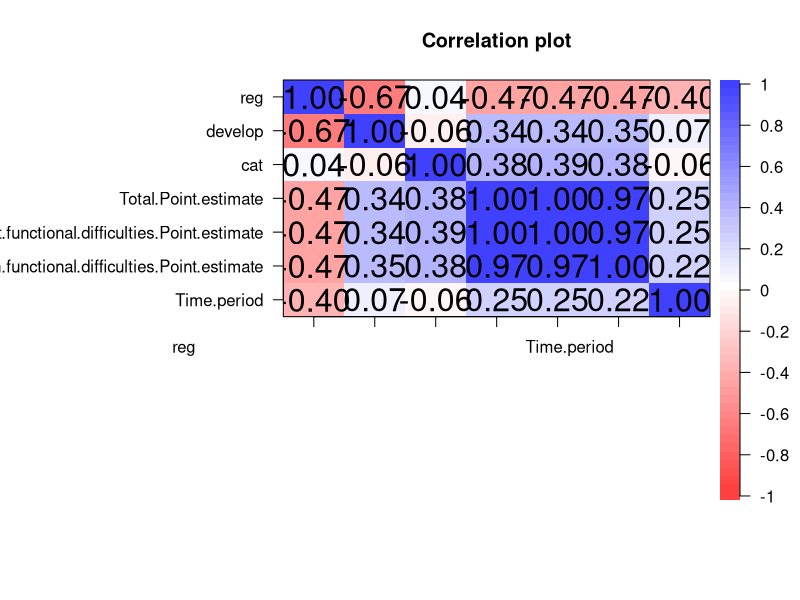
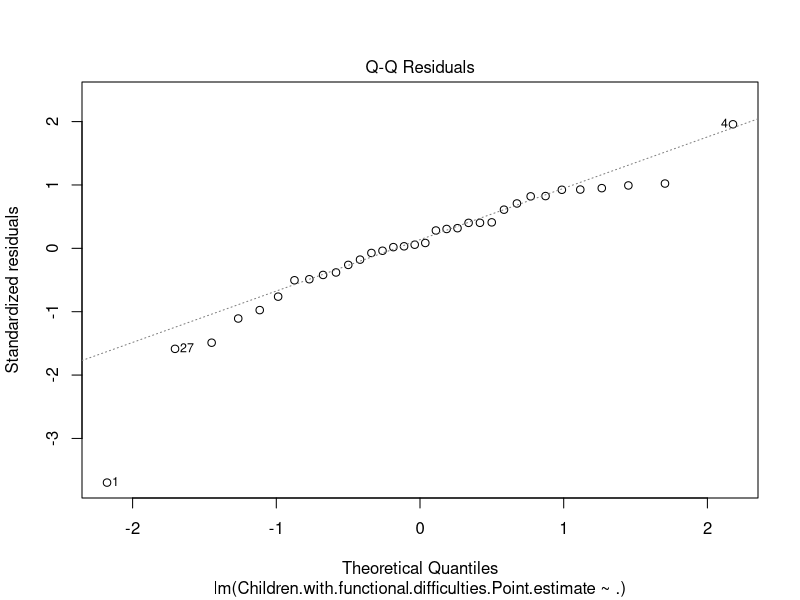
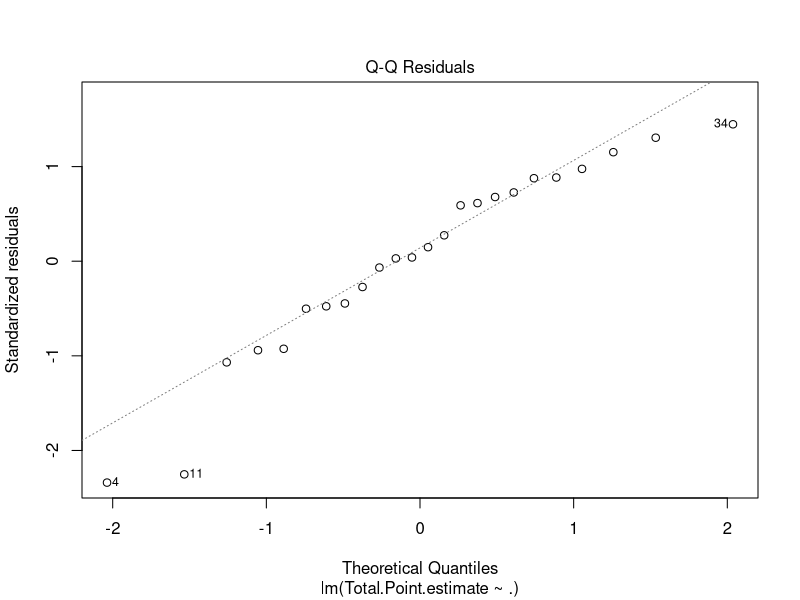
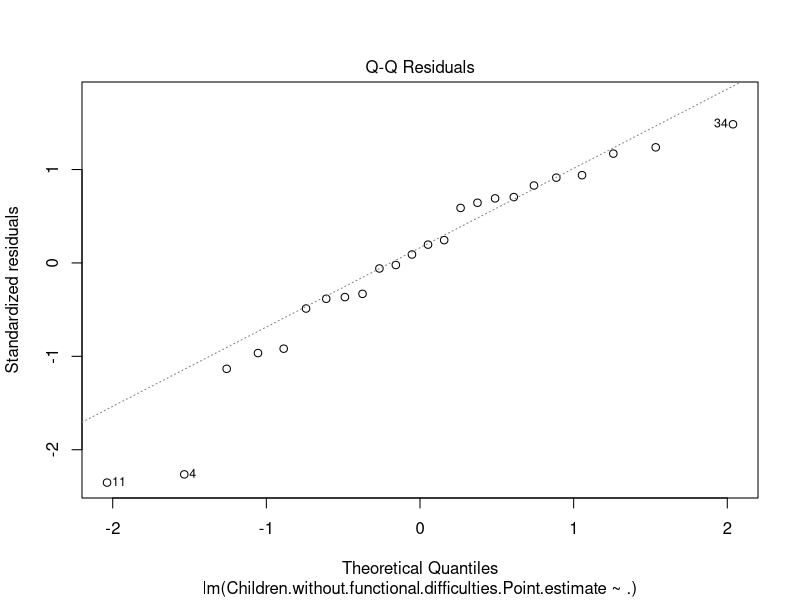
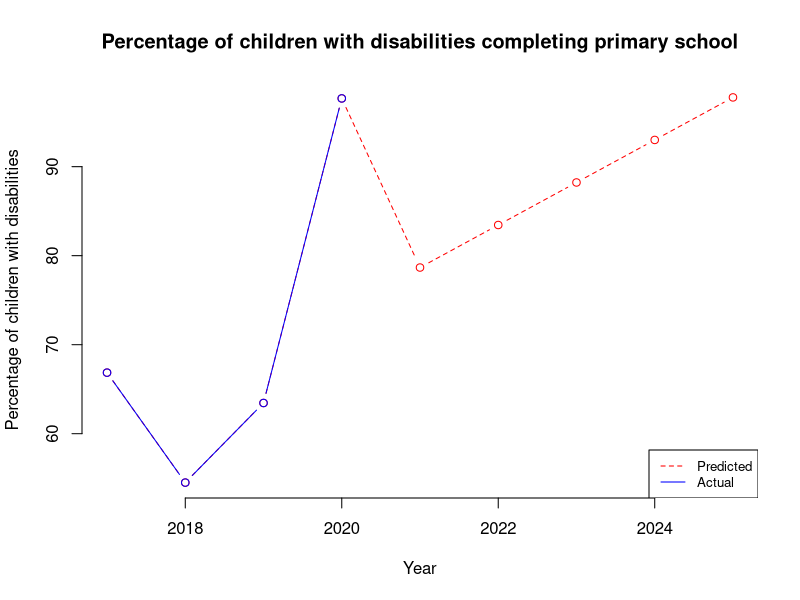

Here is the R script that generated these plots, in order:
library(psych)
library(caret)
library(dplyr)
library(car)
library(Metrics)

comp=read.csv("CompletionRate.csv")
dt2=subset(comp,select = c(reg,develop,cat,
                          Total.Point.estimate,Children.without.functional.difficulties.Point.estimate,
                          Children.with.functional.difficulties.Point.estimate,Time.period))
corPlot(cor(dt2))

set.seed(4)
split1<- sample(c(rep(0, 0.7 * nrow(dt2)), rep(1, 0.3 * nrow(dt2))))
table(split1)
train=dt2[split1==0,]
test=dt2[split1==1,]

model=lm(Children.with.functional.difficulties.Point.estimate~.,data = train)
dt2Pred=predict(model,test)

rmse(test$Children.with.functional.difficulties.Point.estimate, dt2Pred)
#[1] 3.672523

model=lm(Children.with.functional.difficulties.Point.estimate~.,data = dt2)

summary(model)
# Call:
#   lm(formula = Children.with.functional.difficulties.Point.estimate ~ 
#        ., data = dt2)
# 
# Residuals:
#   Min       1Q   Median       3Q      Max 
# -12.5565  -1.3738   0.2188   2.1148   6.0268 
# 
# Coefficients:
#   Estimate Std. Error t value Pr(>|t|)    
# (Intercept)                                             1598.1098  1566.4485   1.020    0.317    
# reg                                                       -0.4640     0.9933  -0.467    0.644    
# develop                                                    0.8661     1.7755   0.488    0.630    
# cat                                                        1.0943     1.4333   0.764    0.452    
# Total.Point.estimate                                       5.3968     0.6260   8.621 3.09e-09 ***
#   Children.without.functional.difficulties.Point.estimate   -4.4597     0.6327  -7.049 1.41e-07 ***
#   Time.period                                               -0.7904     0.7748  -1.020    0.317    
# ---
#   Signif. codes:  0 '***' 0.001 '**' 0.01 '*' 0.05 '.' 0.1 ' ' 1
# 
# Residual standard error: 3.663 on 27 degrees of freedom
# Multiple R-squared:  0.9822,	Adjusted R-squared:  0.9782 
# F-statistic: 248.2 on 6 and 27 DF,  p-value: < 2.2e-16


plot(model,2)
#require regression for tpe
dt2_tpe=subset(train,select = -c(Children.without.functional.difficulties.Point.estimate,Children.with.functional.difficulties.Point.estimate))
model_tpe=lm(Total.Point.estimate~.,data = dt2_tpe)
summary(model_tpe)
# Call:
#   lm(formula = Total.Point.estimate ~ ., data = dt2_tpe)
# 
# Residuals:
#   Min      1Q  Median      3Q     Max 
# -45.702  -8.841   1.787  14.291  24.651 
# 
# Coefficients:
#   Estimate Std. Error t value Pr(>|t|)
# (Intercept) -10924.550  10080.990  -1.084    0.292
# reg             -6.964      6.607  -1.054    0.305
# develop          5.070     14.022   0.362    0.722
# cat             13.258      8.716   1.521    0.145
# Time.period      5.453      4.990   1.093    0.288
# 
# Residual standard error: 21.02 on 19 degrees of freedom
# Multiple R-squared:  0.3343,	Adjusted R-squared:  0.1942 
# F-statistic: 2.386 on 4 and 19 DF,  p-value: 0.08746
plot(model_tpe,2)

#require regression for cwithout
dt2_cthout=subset(train,select = -c(Total.Point.estimate,Children.with.functional.difficulties.Point.estimate))
model_cthout=lm(Children.without.functional.difficulties.Point.estimate~.,data=dt2_cthout)
summary(model_cthout)
# Call:
#   lm(formula = Children.without.functional.difficulties.Point.estimate ~ 
#        ., data = dt2_cthout)
# 
# Residuals:
#   Min      1Q  Median      3Q     Max 
# -45.370  -7.328   2.680  13.737  23.080 
# 
# Coefficients:
#   Estimate Std. Error t value Pr(>|t|)
# (Intercept) -10719.081   9954.950  -1.077    0.295
# reg             -6.582      6.524  -1.009    0.326
# develop          5.944     13.847   0.429    0.673
# cat             13.218      8.607   1.536    0.141
# Time.period      5.350      4.928   1.086    0.291
# 
# Residual standard error: 20.76 on 19 degrees of freedom
# Multiple R-squared:  0.3364,	Adjusted R-squared:  0.1967 
# F-statistic: 2.408 on 4 and 19 DF,  p-value: 0.08525
plot(model_cthout,2)

#create prediction of comp
hmph=subset(dt2,select = c(Time.period,Children.with.functional.difficulties.Point.estimate))
a=colMeans(hmph[hmph$Time.period=='2017',])
b=colMeans(hmph[hmph$Time.period=='2018',])
c=colMeans(hmph[hmph$Time.period=='2019',])
d=colMeans(hmph[hmph$Time.period=='2020',])

yearPred2=data.frame(
  year=c(2017:2020),
  compDisabled=c(as.double(a[2]),as.double(b[2]),as.double(c[2]),as.double(d[2]))
)
i=0
j=0
#set how many year to predict
year=5

for(j in 1:year){
  pred=0
  for(i in 1:nrow(dt2)) {
    #predict for each row
    re=dt2[i,]$reg
    dv=dt2[i,]$develop
    house=dt2[i,]$cat
    
    #set year to predict
    t=yearPred2[nrow(yearPred2),]$year+1
    
    #set total estimate
    d0=data.frame(reg=re,develop=dv,cat=house,Time.period=t,interval = "confidence")
    tpe=as.double(predict(model_tpe,d0))
    
    #set cthout
    d1=data.frame(reg=re,develop=dv,cat=house,Time.period=t,interval = "confidence")
    cthout=as.double(predict(model_cthout,d1))
    
    newdata=data.frame(reg=re,
                       develop=dv,
                       cat=house,
                       Total.Point.estimate=tpe,
                       Children.without.functional.difficulties.Point.estimate=cthout,
                       Time.period = t, interval = "confidence")
    
    pred=pred+as.double(predict(model,newdata))
  }
  meanPred=pred/nrow(dt2)
  #create data frame
  newPred=data.frame(
    year=yearPred2[nrow(yearPred2),]$year+1,
    anarDisabled=meanPred
  )
  #insert to yearPred2
  yearPred2[nrow(yearPred2) + 1,]=newPred
}


plot(yearPred2$year, yearPred2$compDisabled, col="red",type = "b", lty = 2, frame=FALSE,
     main = "Percentage of children with disabilities completing primary school", xlab="Year",ylab="Percentage of children with disabilities")
lines(yearPred2[1:4,]$year, yearPred2[1:4,]$compDisabled, col="blue",type = "b", lty = 1)
legend("bottomright", legend=c("Predicted", "Actual"),
       col=c("red", "blue"), lty = 2:1, cex=0.8)
